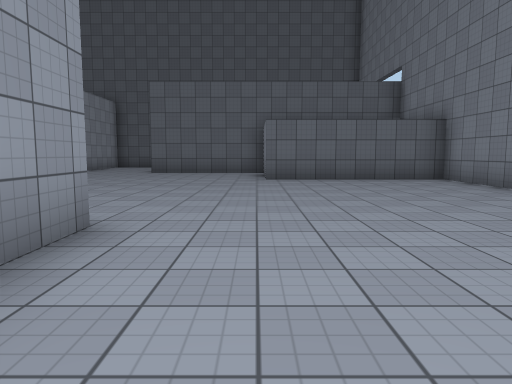
View 1 (above)

16 first-person views from a walk through a scene from a Unity 3-D project. The camera is 1.3 m above the floor, tilts 6° down and sees 70° across. The floor is counted in squares, 2 m on a side. Each view is taken from the middle of a square. On the plan, view 1 faces up. The plan holds only what a view shows up to about 11 squares ahead; the rest is blank. The place goes on beyond the plan. The player character is not drawn. Surface patterns are stand-ins for the level's own textures.

View 2
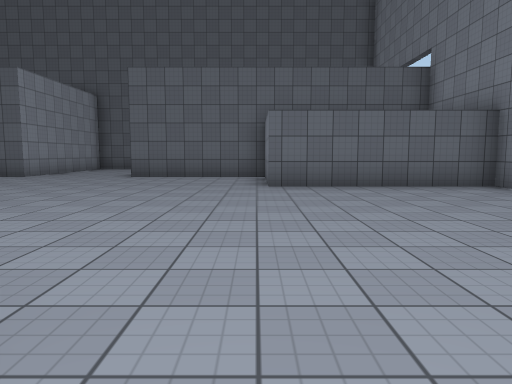

View 3
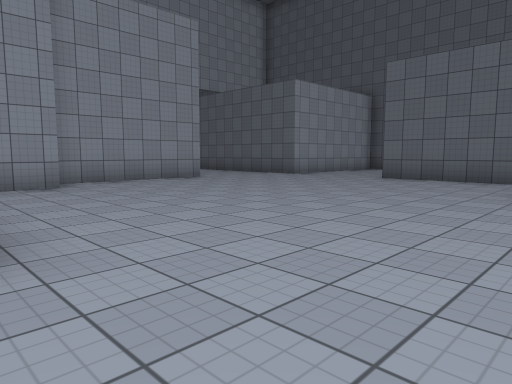

View 4
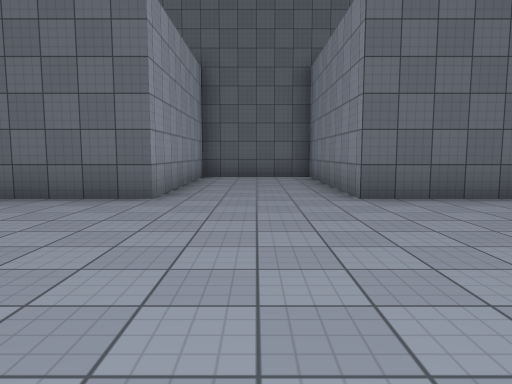

View 5
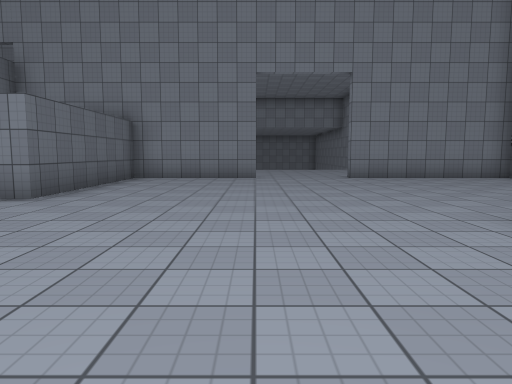

View 6
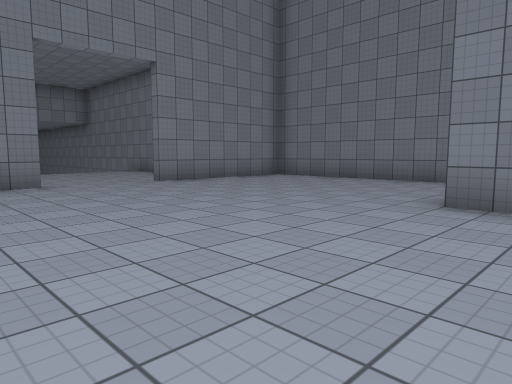

View 7
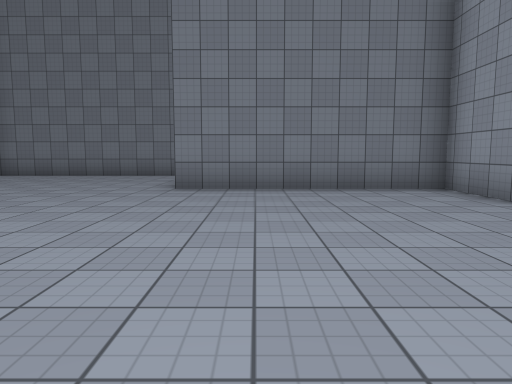

View 8
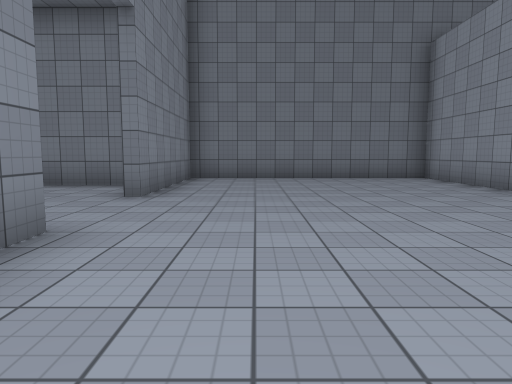

View 9
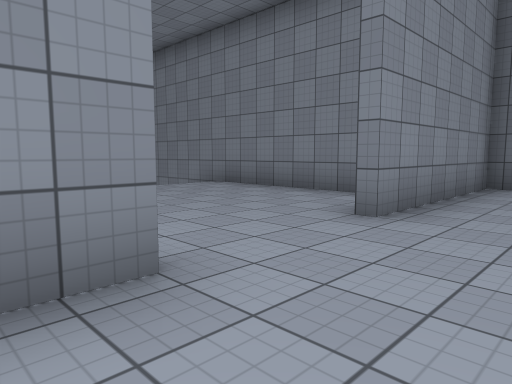

View 10
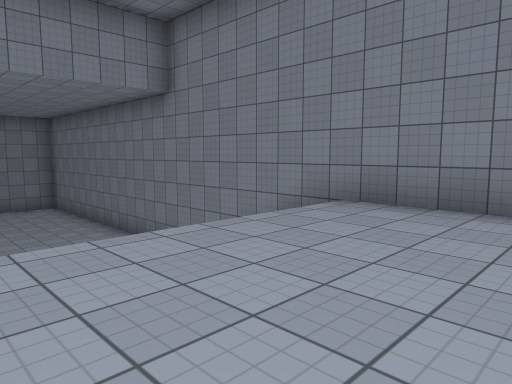

View 11
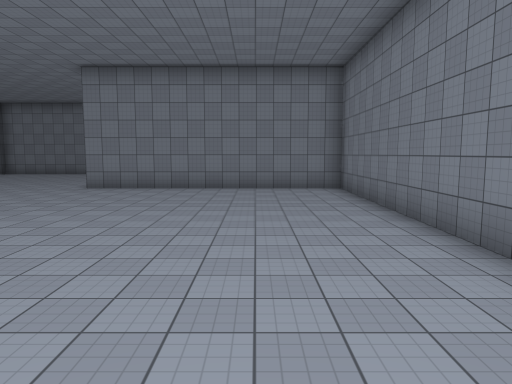

View 12
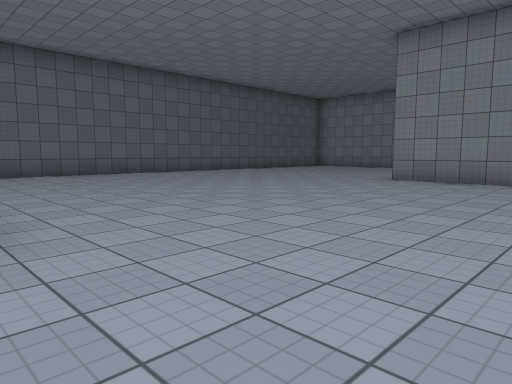

View 13
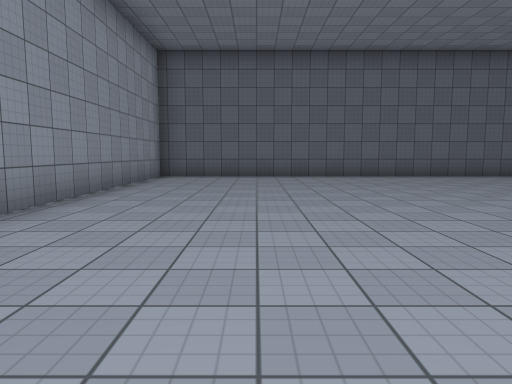

View 14
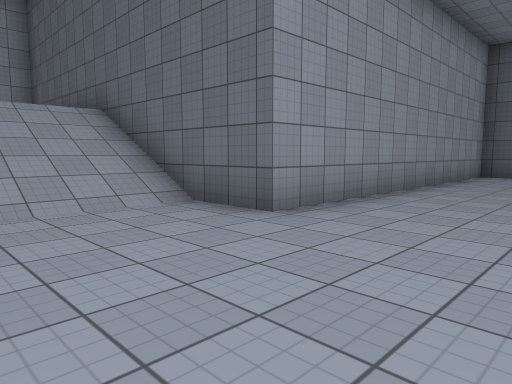

View 15
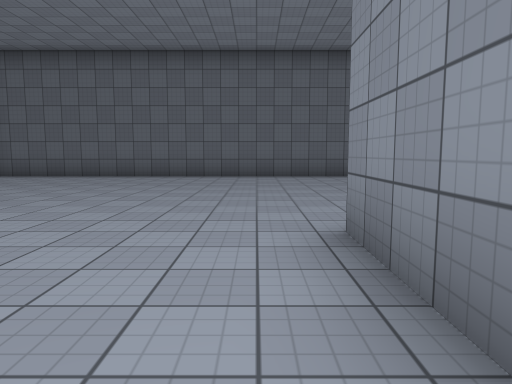

View 16
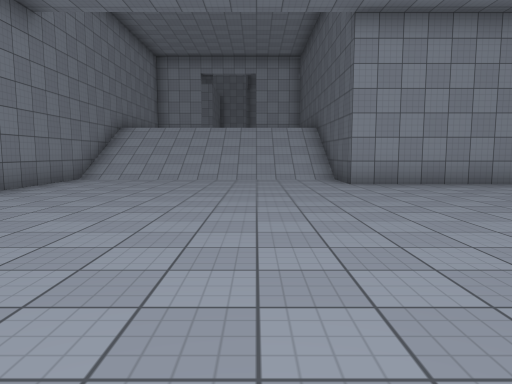

### Floor plan
Key: @ floor where view 1 was taken; # wall or solid block; . main floor; - floor 3 m lower than the main floor; / step, stairs or slope.
Columns run from 7 left of view 1 to 23 right of it. Each row starts with its distance up from view 1.
 18 #####
 17 #...#                ##########
 16 #...#                #---------
 15 #...#                #---------
 14 #...#                #---------
 13 #...#####            #---------
 12 ........#            #---------
 11 ........#            #---------
 10 ........#####        #---------
  9 ............#        #--------#
  8 ............##########--------#
  7 ............#    ///----------#
  6 ............#....///----------#
  5 #................///----------#
  4 #................///----------#
  3 ######......#....///----------#
  2      #......#....///----------#
  1      #......###################
  0      #.@....#
 -1      ########

Positions as (right, up) in squares from view 1, and headings:
1: (0, 0), facing up
2: (0, 2), facing up
3: (1, 3), facing up-left
4: (-5, 7), facing up
5: (-5, 6), facing right
6: (-3, 8), facing down-right
7: (-3, 10), facing down
8: (3, 9), facing down
9: (3, 7), facing down-right
10: (7, 6), facing down-right
11: (12, 4), facing right
12: (14, 5), facing up-right
13: (17, 6), facing up
14: (17, 5), facing up-left
15: (22, 6), facing up
16: (22, 6), facing left
